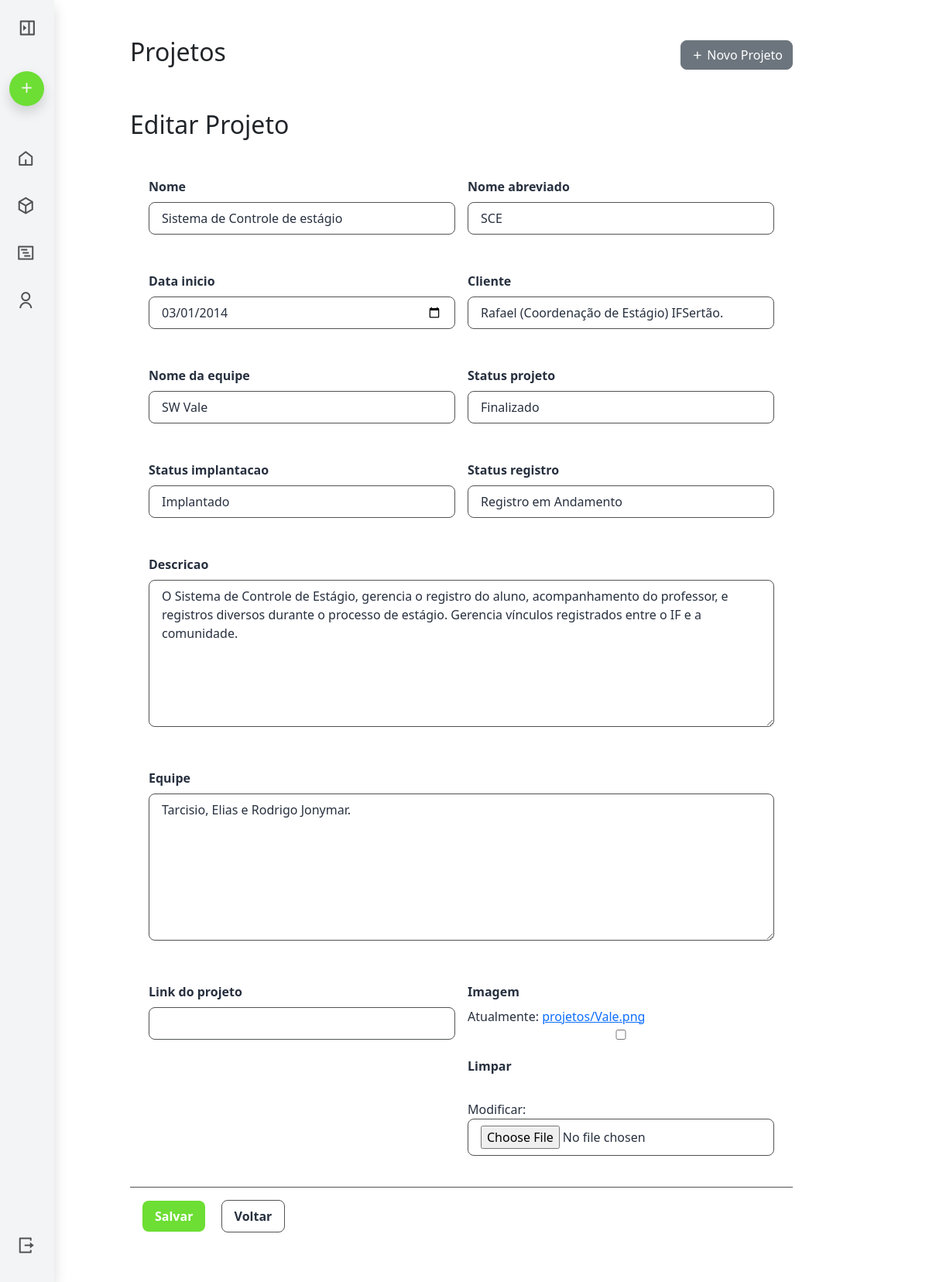
The app's page /sgpa/projetos/editar/6/ (signed in) with its own data.
### projetos/models.py (models this page shows, shortened)
class Projeto(models.Model):
    STATUS_PROJETO_CHOICES = [
        ("finalizado", "Finalizado"),
        ("em_andamento", "Em andamento"),
        ("nao_finalizado", "Não Finalizado"),
        ( "cancelado", "Cancelado")
    ]
    STATUS_IMPLANTACAO_CHOICES = [
        ("nao_implantado", "Não Implantado"),
        ("implantado", "Implantado"),
    ]
    STATUS_REGISTRO_CHOICES = [
        ("nao_registrado", "Não Regristrado"),
        ("registro_andamento", "Registro em Andamento"),
        ("registro_concluido", "Registro Concluído"),
    ]
    usuario = models.ForeignKey('auth.User', on_delete=models.CASCADE)
    nome = models.CharField(max_length=100)
    nome_abreviado = models.CharField(max_length=8)
    descricao = models.TextField(blank=True, null=True)
    data_inicio = models.DateField(blank=True, null=True)
    equipe = models.TextField(blank=True, null=True)
    nome_da_equipe = models.CharField(max_length=100, blank=True, null=True)
    link_do_projeto = models.URLField(blank=True, null=True)
    cliente = models.CharField(max_length=100)
    data_cadastro = models.DateTimeField(auto_now_add=True)
    status_projeto = models.CharField(
        max_length=20,
        choices=STATUS_PROJETO_CHOICES,
        default="em_andamento"
    )
    status_implantacao = models.CharField(
        max_length=20,
        choices=STATUS_IMPLANTACAO_CHOICES,
        default="nao_implantado"
    )
    status_registro = models.CharField(
        max_length=20,
        choices=STATUS_REGISTRO_CHOICES,
        default="nao_registrado"
    )
    imagem = models.ImageField(upload_to='projetos/', blank=True, null=True)

### projetos/views.py (the view)
# urls.py: path('editar/<int:pk>/', ProjetoUpdateView.as_view(), name='editar-projeto'),
class ProjetoUpdateView(LoginRequiredMixin, UpdateView):
    model = Projeto
    form_class = ProjetoForm
    template_name = "projetos/projeto_form.html"
    success_url = reverse_lazy("projetos:lista-projetos")

### projetos/forms.py
class ProjetoForm(forms.ModelForm):
     class Meta:
        model = Projeto
        fields = [
            "nome", "nome_abreviado","data_inicio", "cliente", "nome_da_equipe",
            "status_projeto", "status_implantacao", "status_registro", "descricao", "equipe", "link_do_projeto", "imagem"
        ]
        widgets = {
            'data_inicio': forms.DateInput(format='%Y-%m-%d', attrs={'type': 'date'}),
        }

### projetos/templates/projetos/projeto_form.html (shortened to what this page needs)
{% extends "./base_app.html" %}
{% block AppContent %}
<h2>{% if form.instance.pk %}Editar{% else %}Criar{% endif %} Projeto</h2>
<form method="post" enctype="multipart/form-data">
    <div class="form-body">
        {% for field in form %}
        <div class="mb-3">
            <label for="{{ field.id_for_label }}" class="form-label d-block">{{ field.label }}</label>
            {{ field }}
        </div>
        {% endfor %}
    </div>
    <div class="form-footer">
        <button type="submit" class="btn btn-primary">Salvar</button>
        <a href="{% url 'projetos:lista-projetos' %}" class="btn btn-secondary">Voltar</a>
    </div>
</form>
{% endblock %}

### global/static/css/main.css (style rules this page uses)
:root { --font-header: "Bebas Neue", serif; --error-color: #d8000c; --error-bg: #ffdddd; --border-light: #ccc; --text-light: #666; }
.btn { border-radius: 0.5rem; }
.btn.btn-primary { background-color: #6dde34 !important; border-color: rgb(65.593220339, 147.9491525424, 24.0508474576); font-weight: 600; }
.form-body { color: #27303f; padding: 1.5rem; font-size: 1rem; line-height: 1.5; display: grid; grid-template-columns: repeat(2, 1fr); gap: 1rem; }
.form-body input, .form-body textarea, .form-body select { background-color: transparent; border: 1px solid #515252; width: 100%; border-radius: 8px; padding: 0.5rem 1rem; color: #27303f; font-size: 1rem; transition: all 0.3s ease-in-out; }
.form-body input::placeholder, .form-body textarea::placeholder, .form-body select::placeholder { color: #515252; opacity: 0.6; }
.form-body div:has(textarea) { grid-column: span 2 !important; }
.form-body div:has(textarea) textarea { height: 190px; min-height: 150px; }
.form-body label { font-weight: 600; text-align: left; display: block; margin-top: 1rem; margin-bottom: 0.5rem; }
.form-footer { border-top: 1px solid #515252; padding: 1rem; }
.form-footer .btn { background-color: #6dde34; color: #ffffff; border: none; border-radius: 0.5rem; padding: 0.5rem 1rem; margin-right: 1rem; font-weight: 600; transition: background-color 0.3s ease; }
.form-footer .btn-secondary { background-color: transparent; color: #27303f; border: 1px solid #515252; margin-right: 1rem; }
body { min-height: 100vh; overflow-x: hidden; }
select { appearance: none; background-color: transparent; border: 2px solid #ddd; border-radius: 0.5rem; padding: 10px 20px; font-size: 1rem; font-weight: 500; color: #333; cursor: pointer; transition: all 0.3s ease; }

### records on screen
Projeto: form "Sistema de Controle de estágio" "SCE" "03/01/2014" "Rafael (Coordenação de Estágio) IFSertão." "SW Vale" "Finalizado" "Implantado" "Registro em Andamento" "O Sistema de Controle de Estágio, gerencia o registro do aluno, acompanhamento do professor, e registros diversos durante o processo de estágio. Gerencia vínculos registrados entre o IF e a comunidade." "Tarcisio, Elias e Rodrigo Jonymar."

### other values on screen
{{ field.label }} "Nome" "Nome abreviado" "Data inicio" "Cliente" "Nome da equipe" "Status projeto" "Status implantacao" "Status registro" "Descricao" "Equipe" "Link do projeto" "Imagem"
